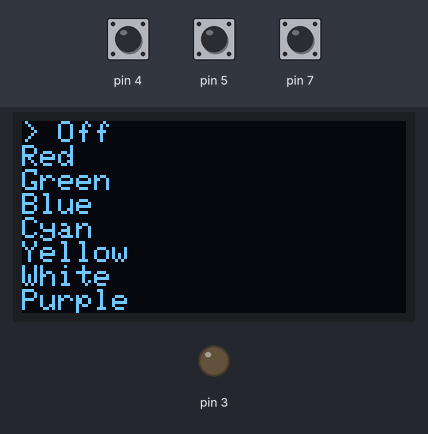
Recording of a sketch running on a simulated Arduino Uno, built with avr-gcc and run on an emulated ATmega328P. Parts: 128×64 one-colour display, output pins drawn as LEDs (lit = HIGH). The test bench sets the inputs (shaded band); at power-on: pin 4 HIGH, pin 5 HIGH, pin 7 HIGH. No radio packets arrive unless stated.

Above: at 1.2 s.
1.3 s: pin 4 pulled LOW for 1 s
At 3.4 s:
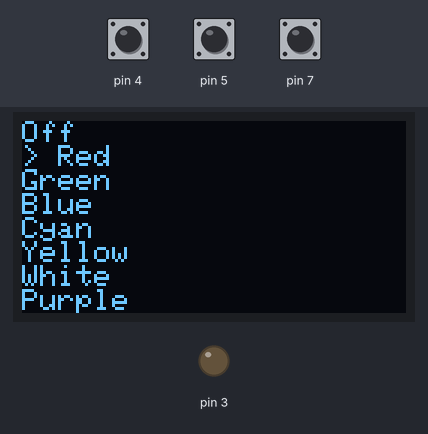
3.8 s: pin 5 pulled LOW for 3.2 s
At 8.1 s:
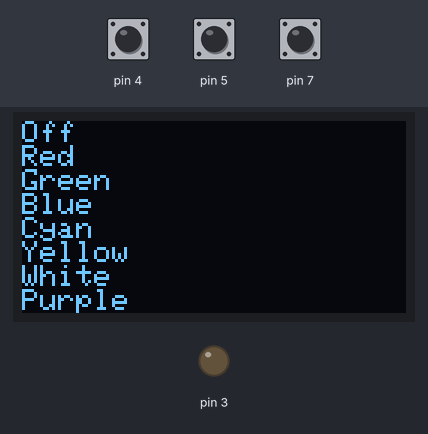
8.5 s: pin 5 pulled LOW for 0.15 s
At 9.8 s:
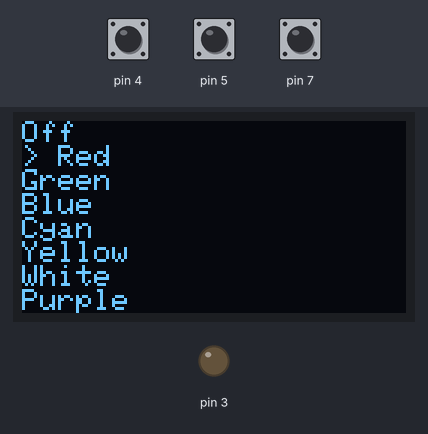
10.1 s: pin 5 pulled LOW for 1 s
At 10.19 s:
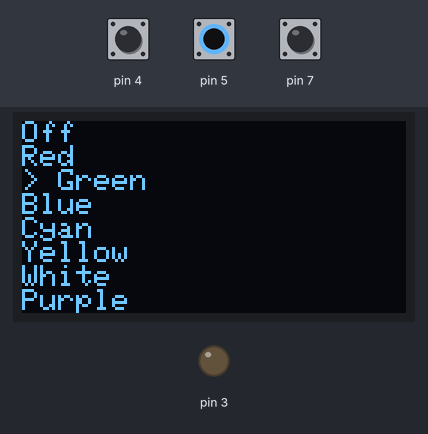
Timing chart, 0 to 13.1 s (numbered marks = the images above; inputs shaded):
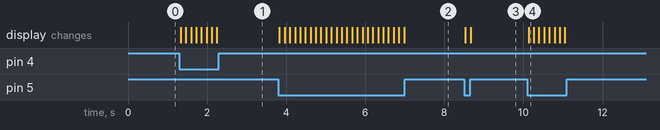

The sketch:

Remote.ino
```cpp
#include <Arduino.h> // maybe removed
#include <Wire.h>
#include <Adafruit_GFX.h>
#include <Adafruit_SSD1306.h>
#include <RF24.h>

#define SCREEN_WIDTH 128
#define SCREEN_HEIGHT 64
#define OLED_RESET -1


// setting up the radio pins and the channel it sends to
RF24 radio(9, 10);
const byte address[6] = "24116";

// loads the screen size
Adafruit_SSD1306 display(SCREEN_WIDTH, SCREEN_HEIGHT, &Wire, OLED_RESET);

int selection = 0;
int left_click;
int right_click;
int enter_button;
const char* colours[] = {"Off", "Red", "Green", "Blue", "Cyan", "Yellow", "White", "Purple", "rainbow"};
const int total_colours = sizeof(colours) / sizeof(colours[0]);
int input_cooldown = 100;
char send_packet;


// this controls what you are selecting in the menu with ">"
void menu_update(int func_selection, const char** menu_list){
	display.clearDisplay();
	display.setCursor(0, 0);
	for ( int count = 0; count < total_colours; count ++){
	if (func_selection == count){
		display.print("> ");
	}
	display.println(menu_list[count]);
	}
	display.display();
}

void setup(void) {
	pinMode(3, OUTPUT);
	digitalWrite(3, LOW);
	pinMode(4, INPUT_PULLUP);
	pinMode(5, INPUT_PULLUP);
	pinMode(7, INPUT_PULLUP);

	//sets variables for the oled
	display.begin(SSD1306_SWITCHCAPVCC, 0X3c);
	display.clearDisplay();

	display.setTextSize(1);
	display.setTextColor(SSD1306_WHITE);
	display.setCursor(0, 0);
	menu_update(selection, colours);
	//radio setup
	radio.begin();
  radio.openWritingPipe(address);
  radio.setPALevel(RF24_PA_MIN);
  radio.stopListening();
	radio.powerDown();
}

void loop(void) {
	left_click = digitalRead(4);
	right_click = digitalRead(5);
	enter_button = digitalRead(7);

//controls what happens when the buttons are pressed
	if (enter_button == LOW){
			radio.powerUp();
			delay(20);
			send_packet = '1' + selection;
			radio.write(&send_packet, sizeof(send_packet));
			while (digitalRead(7) == LOW) {}
			delay(50);
	}
	if (left_click == LOW){
		if (selection == 0){
			selection = total_colours -1;
		}
		else{
			selection = selection -1;
		}
		menu_update(selection, colours);
		delay(input_cooldown);
	}
	if (right_click == LOW){
		if (selection == total_colours -1){
			selection = 0;
		}
		else{
			selection = selection + 1;
		}
		menu_update(selection, colours);
		delay(input_cooldown);
	}
}
```

Measured:
- after the input at 1.3 s, the display: first changes at once (image 1 shows a later state)
- after the input at 3.8 s, the display: first changes at once (image 2 shows a later state)
- after the input at 8.5 s, the display: first changes at once (image 3 shows a later state)
- after the input at 10.1 s, the display: changes at once (image 4)
